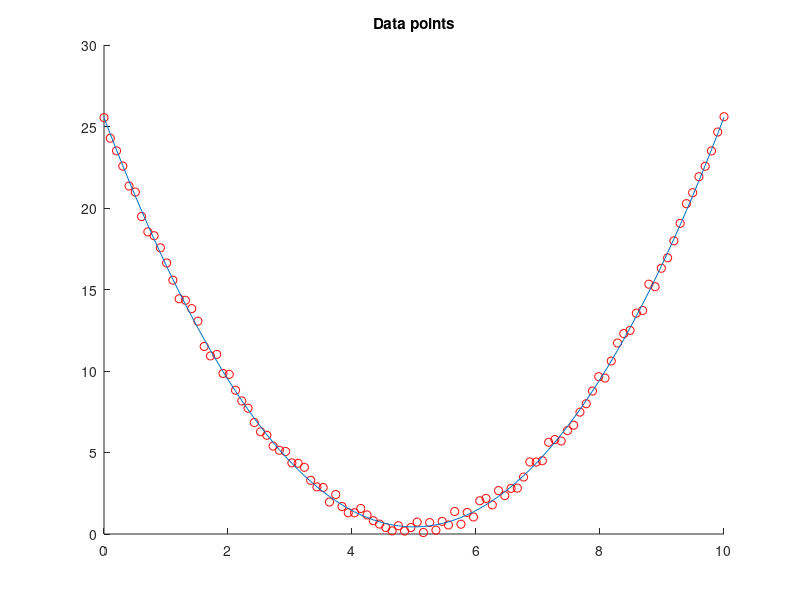

Write the MATLAB code that produced this figure.
clear all
close all
%%% https://fr.mathworks.com/help/optim/ug/nonlinear-data-fitting-example.html
%%% READ HELP

t = linspace(0,10,100); 
y = (t-5).^2 + rand(size(t)); %random datA

%
%function to fit with a coefficient
F = @(a,xdata) a(1) + a(2).*xdata + a(3).*xdata.^2; %anonymous function
a0 = [1 1 1 0]; %initial guess

% finds coefficients X to best fit the nonlinear functions in FUN to the data YDATA (in the least-squares sense)
[coef,resnorm,~,exitflag,output] = lsqcurvefit(F,a0,t,y) ;
%}
   

figure(1)
hold on
plot(t,y,'ro')
plot(t,F(coef,t))
title('Data points')
hold off
